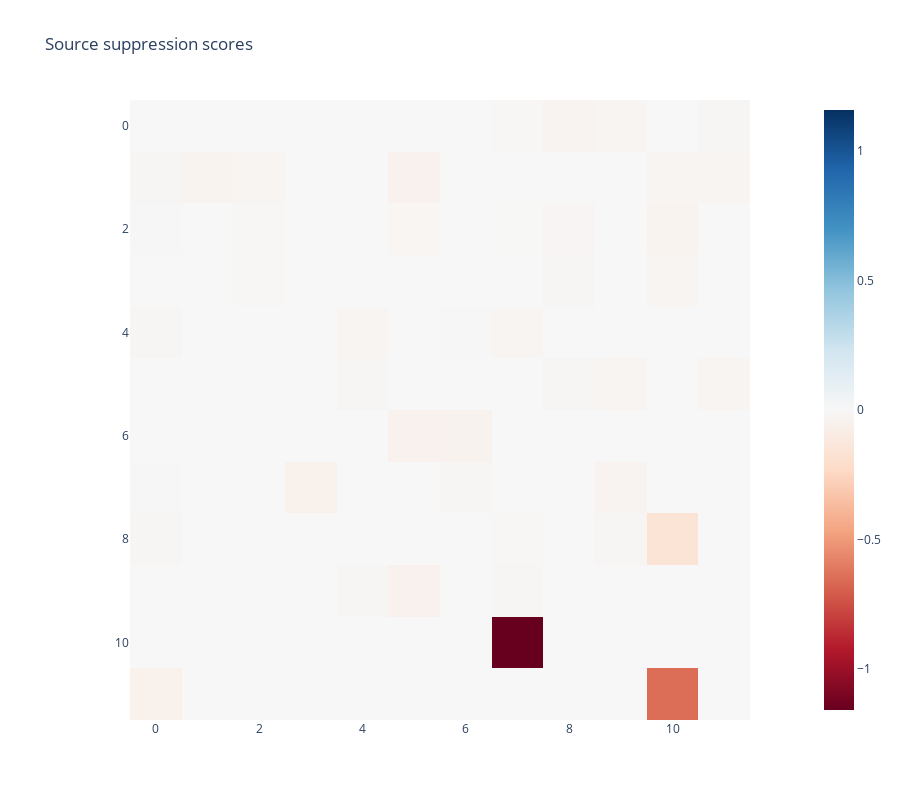

This figure's notebook cell:
### Code cell
imshow(all_results * (all_results < 0), height=800, title="Source suppression scores")

### Figure 1 — Plotly figure (JSON) as saved in the notebook; plotly's stock layout.template omitted (floating-point values rounded to 4 significant figures; data arrays with more than 128 entries replaced by an {"elided": "..."} marker saying what was removed)
{"data": [{"coloraxis": "coloraxis", "hovertemplate": "x: %{x}<br>y: %{y}<br>color: %{z}<extra></extra>", "name": "0", "type": "heatmap", "xaxis": "x", "yaxis": "y", "z": {"elided": "12x12 float values"}}], "layout": {"coloraxis": {"cmid": 0, "colorscale": [[0, "rgb(103,0,31)"], [0.1, "rgb(178,24,43)"], [0.2, "rgb(214,96,77)"], [0.3, "rgb(244,165,130)"], [0.4, "rgb(253,219,199)"], [0.5, "rgb(247,247,247)"], [0.6, "rgb(209,229,240)"], [0.7, "rgb(146,197,222)"], [0.8, "rgb(67,147,195)"], [0.9, "rgb(33,102,172)"], [1, "rgb(5,48,97)"]]}, "height": 800, "modebar": {"add": ["drawline", "drawopenpath", "drawclosedpath", "drawcircle", "drawrect", "eraseshape"]}, "title": {"text": "Source suppression scores"}, "xaxis": {"anchor": "y", "constrain": "domain", "domain": [0, 1], "scaleanchor": "y"}, "yaxis": {"anchor": "x", "autorange": "reversed", "constrain": "domain", "domain": [0, 1]}}}
